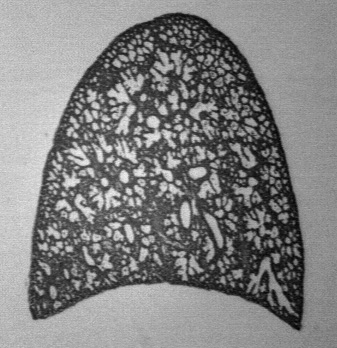
%> input picture tp3matlab/TP03/ratlung.bmp, 337 x 348 px
$ octave tema3.m   (GNU Octave 9; MATLAB toolbox functions it lacks are replaced by stand-ins)
%> lines starting %> are read from the running program, lines starting %| are printed output that depends on the picture; in (x1, y1, x2, y2) boxes, pixels count from 0 and x2, y2 are one past the last pixel; in counts of white or black regions, pixels touching at a corner belong together; the program's own positions count from 1
%lectura de la imagen

imagenOriginal = imread('TP03/ratlung.bmp');
%> imagenOriginal is the input picture: size 348x337 uint8; min 1, max 245, mean 129.8
imshow(imagenOriginal);

%binarizacion

%binarizacion de la imagen
nivel = graythresh(imagenOriginal);
%> nivel = 0.455
BW = im2bw(imagenOriginal,nivel);
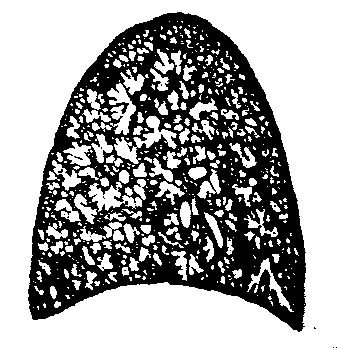
%> BW: size 348x337 logical; 63.5% white; 21 black regions (20 under 20 px), largest, box (x1, y1, x2, y2) and area: (28, 12, 306, 332) 42706

%invertir la imagen
BWInvertido = 1 - BW;

figure; imshow(BWInvertido);

%rellenar agujeros, como paso previo al xor
I2  = imfill(BWInvertido,8,'holes');
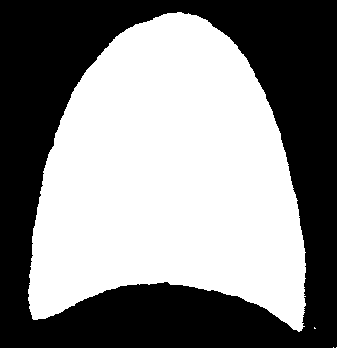
%> I2: size 348x337 double; values 0 (black) and 1 (white), 52.9% white; 1 black region, box (x1, y1, x2, y2) and area: (0, 0, 337, 348) 55265


pulmonXOR = xor(BWInvertido,I2);
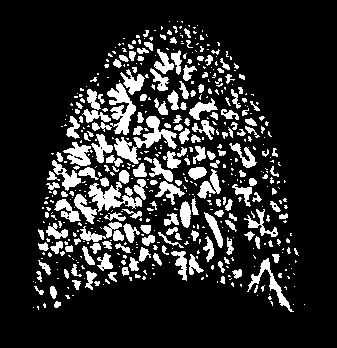
%> pulmonXOR: size 348x337 logical; 16.4% white; 530 white regions (352 under 20 px), largest, box (x1, y1, x2, y2) and area: (114, 116, 177, 164) 923, (107, 83, 136, 135) 730, (88, 182, 142, 212) 698


CC= bwconncomp(pulmonXOR)
%> CC = 530 connected components

figure; imshow(pulmonXOR);

$ run again, with tp3matlab/TP03/MUSCLE.BMP copied over tp3matlab/TP03/ratlung.bmp
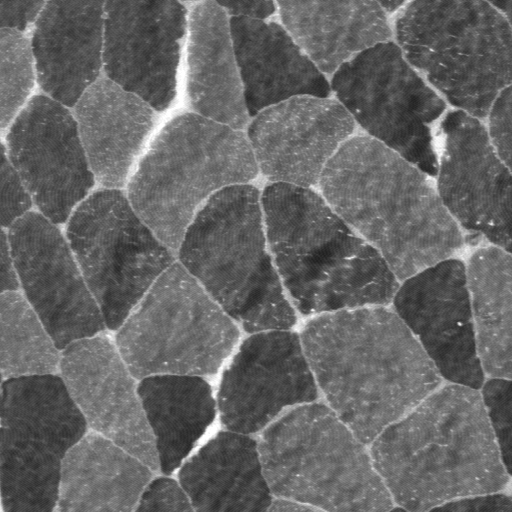
%> input picture tp3matlab/TP03/MUSCLE.BMP, 512 x 512 px
%> imagenOriginal is the input picture: size 512x512 uint8; min 33, max 255, mean 101.8
%> nivel = 0.412
%> `BW = im2bw(imagenOriginal,nivel);`:
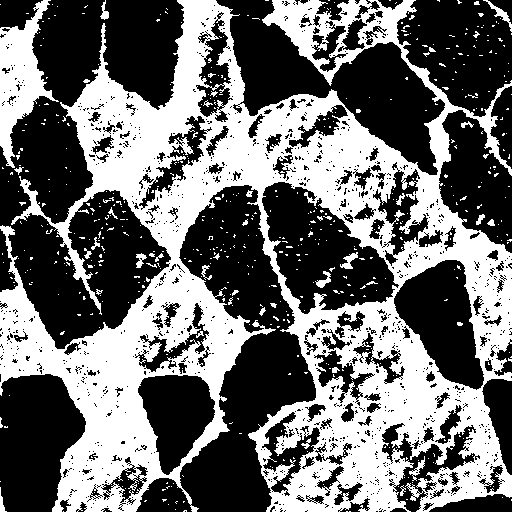
%> BW: size 512x512 logical; 42.9% white; 584 white regions (546 under 20 px), largest, box (x1, y1, x2, y2) and area: (0, 0, 512, 512) 104705, (0, 0, 59, 168) 4109, (483, 0, 512, 32) 172
%> I2: size 512x512 double; values 0 (black) and 1 (white), 58.3% white; 25 black regions (20 under 20 px), largest, box (x1, y1, x2, y2) and area: (0, 0, 512, 512) 104705, (0, 0, 59, 168) 4109, (483, 0, 512, 32) 172, (100, 0, 109, 20) 86, (0, 487, 7, 512) 70
%> `pulmonXOR = xor(BWInvertido,I2);`:
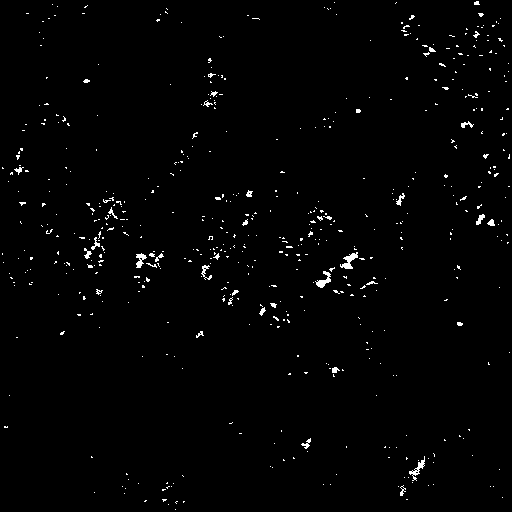
%> pulmonXOR: size 512x512 logical; 1.3% white in thin lines or dots
%> CC = 559 connected components

$ run again, with tp3matlab/TP03/bureau.bmp copied over tp3matlab/TP03/ratlung.bmp
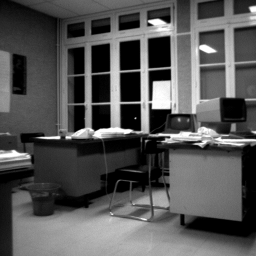
%> input picture tp3matlab/TP03/bureau.bmp, 256 x 256 px
%> imagenOriginal is the input picture: size 256x256 uint8; min 0, max 255, mean 85.1
%> nivel = 0.369
%> `BW = im2bw(imagenOriginal,nivel);`:
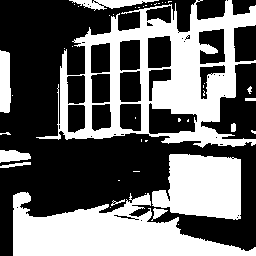
%> BW: size 256x256 logical; 41.7% white; 44 white regions (32 under 20 px), largest, box (x1, y1, x2, y2) and area: (36, 0, 256, 148) 12352, (13, 192, 256, 256) 8563, (152, 154, 241, 220) 4594
%> I2: size 256x256 double; values 0 (black) and 1 (white), 65.7% white; 9 black regions (2 under 20 px), largest, box (x1, y1, x2, y2) and area: (36, 0, 256, 148) 12352, (13, 192, 256, 256) 8563, (0, 50, 11, 113) 626
%> `pulmonXOR = xor(BWInvertido,I2);`:
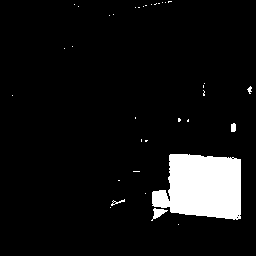
%> pulmonXOR: size 256x256 logical; 7.4% white; 35 white regions (30 under 20 px), largest, box (x1, y1, x2, y2) and area: (152, 154, 241, 220) 4594, (151, 208, 168, 221) 95, (231, 123, 236, 132) 41, (111, 199, 125, 206) 31, (247, 86, 252, 94) 22
%> CC = 35 connected components
